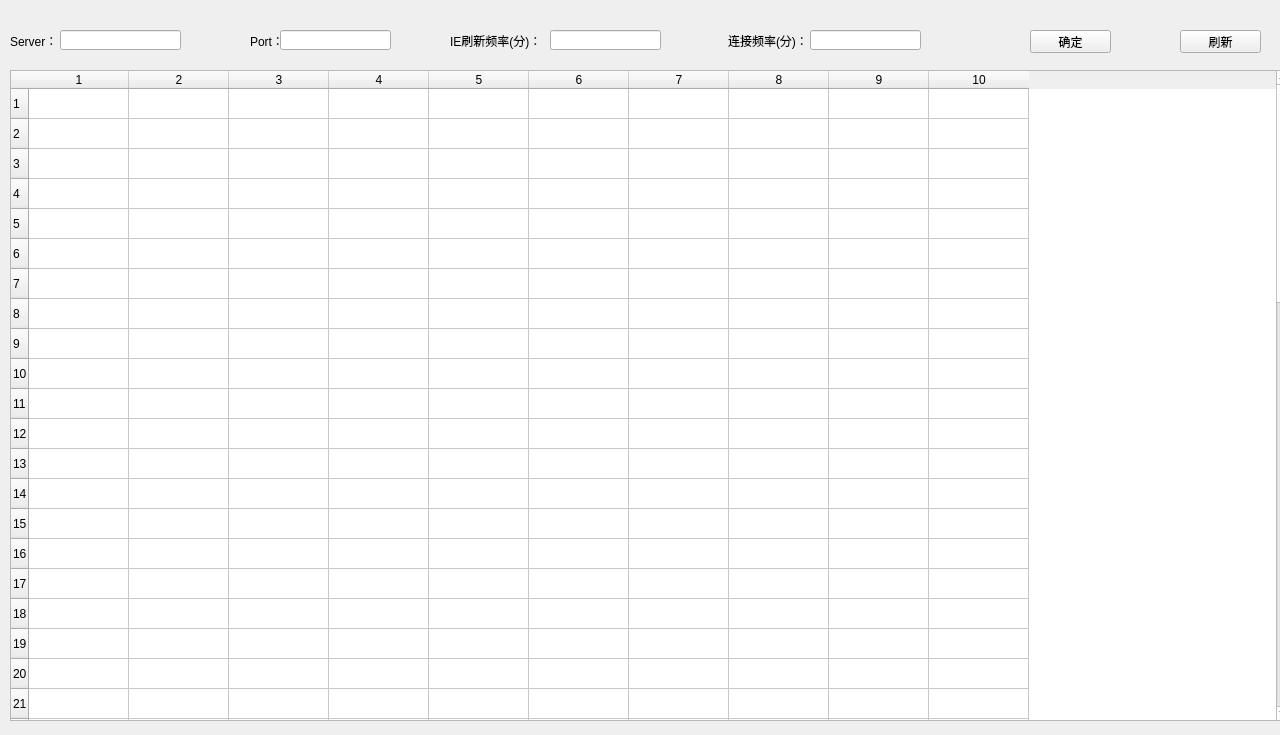
<?xml version="1.0" encoding="UTF-8"?>
<ui version="4.0">
 <class>Widget</class>
 <widget class="QWidget" name="Widget">
  <property name="geometry">
   <rect>
    <x>0</x>
    <y>0</y>
    <width>1280</width>
    <height>735</height>
   </rect>
  </property>
  <property name="windowTitle">
   <string>Widget</string>
  </property>
  <widget class="QLabel" name="labeld">
   <property name="geometry">
    <rect>
     <x>728</x>
     <y>30</y>
     <width>81</width>
     <height>21</height>
    </rect>
   </property>
   <property name="text">
    <string>连接频率(分)：</string>
   </property>
  </widget>
  <widget class="QLineEdit" name="lineEdit4">
   <property name="geometry">
    <rect>
     <x>810</x>
     <y>30</y>
     <width>111</width>
     <height>20</height>
    </rect>
   </property>
  </widget>
  <widget class="QPushButton" name="confirm">
   <property name="geometry">
    <rect>
     <x>1030</x>
     <y>30</y>
     <width>81</width>
     <height>23</height>
    </rect>
   </property>
   <property name="text">
    <string>确定</string>
   </property>
  </widget>
  <widget class="QLineEdit" name="lineEdit1">
   <property name="geometry">
    <rect>
     <x>60</x>
     <y>30</y>
     <width>121</width>
     <height>20</height>
    </rect>
   </property>
  </widget>
  <widget class="QLabel" name="labela">
   <property name="geometry">
    <rect>
     <x>10</x>
     <y>30</y>
     <width>54</width>
     <height>21</height>
    </rect>
   </property>
   <property name="text">
    <string>Server：</string>
   </property>
  </widget>
  <widget class="QLineEdit" name="lineEdit2">
   <property name="geometry">
    <rect>
     <x>280</x>
     <y>30</y>
     <width>111</width>
     <height>20</height>
    </rect>
   </property>
  </widget>
  <widget class="QLabel" name="labelb">
   <property name="geometry">
    <rect>
     <x>250</x>
     <y>30</y>
     <width>54</width>
     <height>21</height>
    </rect>
   </property>
   <property name="text">
    <string>Port：</string>
   </property>
  </widget>
  <widget class="QLineEdit" name="lineEdit3">
   <property name="geometry">
    <rect>
     <x>550</x>
     <y>30</y>
     <width>111</width>
     <height>20</height>
    </rect>
   </property>
  </widget>
  <widget class="QLabel" name="labelc">
   <property name="geometry">
    <rect>
     <x>450</x>
     <y>30</y>
     <width>91</width>
     <height>21</height>
    </rect>
   </property>
   <property name="text">
    <string>IE刷新频率(分)：</string>
   </property>
  </widget>
  <widget class="QPushButton" name="flushbutton">
   <property name="geometry">
    <rect>
     <x>1180</x>
     <y>30</y>
     <width>81</width>
     <height>23</height>
    </rect>
   </property>
   <property name="text">
    <string>刷新</string>
   </property>
   <property name="autoDefault">
    <bool>false</bool>
   </property>
   <property name="flat">
    <bool>false</bool>
   </property>
  </widget>
  <widget class="QTableWidget" name="tableWidget">
   <property name="geometry">
    <rect>
     <x>10</x>
     <y>70</y>
     <width>1281</width>
     <height>651</height>
    </rect>
   </property>
   <property name="minimumSize">
    <size>
     <width>911</width>
     <height>0</height>
    </size>
   </property>
   <property name="rowCount">
    <number>60</number>
   </property>
   <property name="columnCount">
    <number>10</number>
   </property>
   <row/>
   <row/>
   <row/>
   <row/>
   <row/>
   <row/>
   <row/>
   <row/>
   <row/>
   <row/>
   <row/>
   <row/>
   <row/>
   <row/>
   <row/>
   <row/>
   <row/>
   <row/>
   <row/>
   <row/>
   <row/>
   <row/>
   <row/>
   <row/>
   <row/>
   <row/>
   <row/>
   <row/>
   <row/>
   <row/>
   <row/>
   <row/>
   <row/>
   <row/>
   <row/>
   <row/>
   <row/>
   <row/>
   <row/>
   <row/>
   <row/>
   <row/>
   <row/>
   <row/>
   <row/>
   <row/>
   <row/>
   <row/>
   <row/>
   <row/>
   <row/>
   <row/>
   <row/>
   <row/>
   <row/>
   <row/>
   <row/>
   <row/>
   <row/>
   <row/>
   <column/>
   <column/>
   <column/>
   <column/>
   <column/>
   <column/>
   <column/>
   <column/>
   <column/>
   <column/>
   <item row="0" column="0">
    <property name="text">
     <string/>
    </property>
   </item>
   <item row="0" column="1">
    <property name="text">
     <string/>
    </property>
   </item>
   <item row="0" column="2">
    <property name="text">
     <string/>
    </property>
   </item>
   <item row="0" column="3">
    <property name="text">
     <string/>
    </property>
   </item>
   <item row="0" column="4">
    <property name="text">
     <string/>
    </property>
   </item>
   <item row="0" column="5">
    <property name="text">
     <string/>
    </property>
   </item>
  </widget>
 </widget>
 <layoutdefault spacing="6" margin="11"/>
 <resources/>
 <connections/>
</ui>
